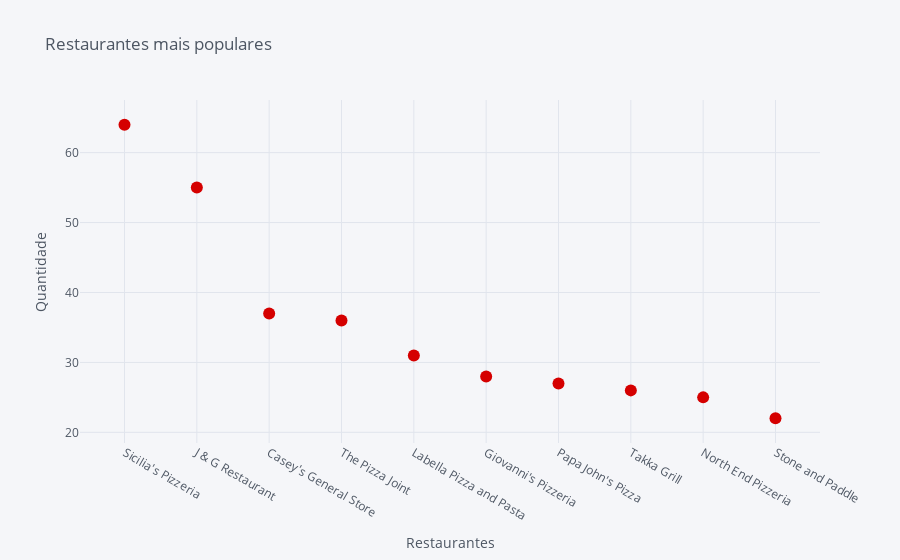

The code cell stored with this chart in its notebook:
### Code cell
#Restaurantes mais populares
sabores_pizza_rest.iplot(kind='scatter', title='Restaurantes mais populares', color='#d50000', mode='markers', xTitle='Restaurantes', yTitle='Quantidade' )

### Figure 1 — Plotly figure (JSON) as saved in the notebook; plotly's stock layout.template omitted (floating-point values rounded to 4 significant figures)
{"data": [{"line": {"color": "rgba(213, 0, 0, 1.0)", "dash": "solid", "shape": "linear", "width": 1.3}, "marker": {"size": 12, "symbol": "circle"}, "mode": "markers", "name": "name", "text": "", "type": "scatter", "x": ["Sicilia's Pizzeria", "J & G Restaurant", "Casey's General Store", "The Pizza Joint", "Labella Pizza and Pasta", "Giovanni's Pizzeria", "Papa John's Pizza", "Takka Grill", "North End Pizzeria", "Stone and Paddle"], "y": [64, 55, 37, 36, 31, 28, 27, 26, 25, 22]}], "layout": {"legend": {"bgcolor": "#F5F6F9", "font": {"color": "#4D5663"}}, "paper_bgcolor": "#F5F6F9", "plot_bgcolor": "#F5F6F9", "title": {"font": {"color": "#4D5663"}, "text": "Restaurantes mais populares"}, "xaxis": {"gridcolor": "#E1E5ED", "showgrid": true, "tickfont": {"color": "#4D5663"}, "title": {"font": {"color": "#4D5663"}, "text": "Restaurantes"}, "zerolinecolor": "#E1E5ED"}, "yaxis": {"gridcolor": "#E1E5ED", "showgrid": true, "tickfont": {"color": "#4D5663"}, "title": {"font": {"color": "#4D5663"}, "text": "Quantidade"}, "zerolinecolor": "#E1E5ED"}}}
